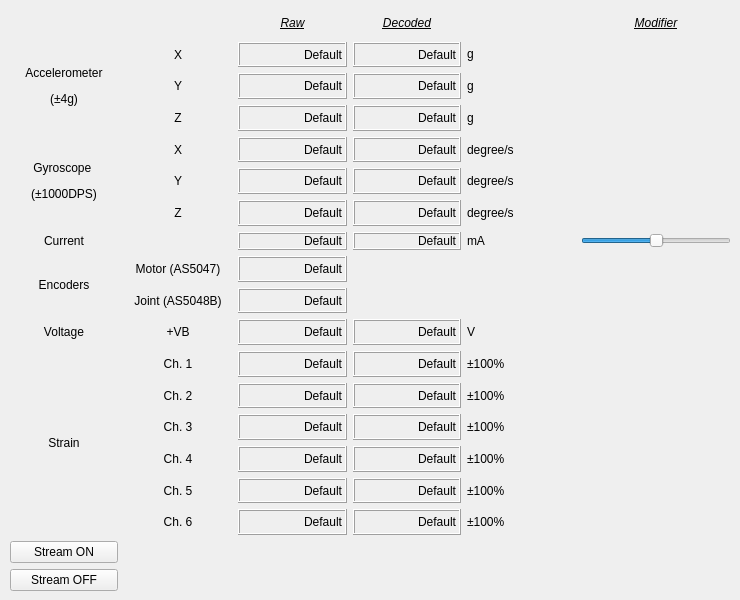
    <widget class="QWidget" name="tab_3">
     <attribute name="title">
      <string>RIC/NU Knee</string>
     </attribute>
     <widget class="QWidget" name="gridLayoutWidget_10">
      <property name="geometry">
       <rect>
        <x>10</x>
        <y>10</y>
        <width>721</width>
        <height>581</height>
       </rect>
      </property>
      <layout class="QGridLayout" name="gridLayout_11">
       <item row="11" column="1">
        <widget class="QLabel" name="label_84">
         <property name="layoutDirection">
          <enum>Qt::LeftToRight</enum>
         </property>
         <property name="text">
          <string>Ch. 1</string>
         </property>
         <property name="alignment">
          <set>Qt::AlignCenter</set>
         </property>
        </widget>
       </item>
       <item row="2" column="4">
        <widget class="QLabel" name="label_imu_a_y_2">
         <property name="text">
          <string>g</string>
         </property>
        </widget>
       </item>
       <item row="10" column="0">
        <widget class="QLabel" name="label_93">
         <property name="layoutDirection">
          <enum>Qt::LeftToRight</enum>
         </property>
         <property name="text">
          <string>Voltage</string>
         </property>
         <property name="alignment">
          <set>Qt::AlignCenter</set>
         </property>
        </widget>
       </item>
       <item row="1" column="4">
        <widget class="QLabel" name="label_imu_a_x_2">
         <property name="text">
          <string>&lt;html&gt;&lt;head/&gt;&lt;body&gt;&lt;p&gt;g&lt;/p&gt;&lt;/body&gt;&lt;/html&gt;</string>
         </property>
        </widget>
       </item>
       <item row="7" column="4">
        <widget class="QLabel" name="label_74">
         <property name="text">
          <string>mA</string>
         </property>
        </widget>
       </item>
       <item row="7" column="3">
        <widget class="QLabel" name="ricnu_current_d">
         <property name="autoFillBackground">
          <bool>false</bool>
         </property>
         <property name="frameShape">
          <enum>QFrame::Box</enum>
         </property>
         <property name="frameShadow">
          <enum>QFrame::Raised</enum>
         </property>
         <property name="lineWidth">
          <number>1</number>
         </property>
         <property name="text">
          <string>Default</string>
         </property>
         <property name="alignment">
          <set>Qt::AlignRight|Qt::AlignTrailing|Qt::AlignVCenter</set>
         </property>
        </widget>
       </item>
       <item row="1" column="0" rowspan="3">
        <widget class="QLabel" name="label_76">
         <property name="layoutDirection">
          <enum>Qt::LeftToRight</enum>
         </property>
         <property name="text">
          <string>&lt;html&gt;&lt;head/&gt;&lt;body&gt;&lt;p&gt;Accelerometer&lt;/p&gt;&lt;p&gt;(±4g)&lt;/p&gt;&lt;/body&gt;&lt;/html&gt;</string>
         </property>
         <property name="alignment">
          <set>Qt::AlignCenter</set>
         </property>
        </widget>
       </item>
       <item row="5" column="4">
        <widget class="QLabel" name="label_imu_g_y_2">
         <property name="text">
          <string>degree/s</string>
         </property>
        </widget>
       </item>
       <item row="4" column="0" rowspan="3">
        <widget class="QLabel" name="label_81">
         <property name="layoutDirection">
          <enum>Qt::LeftToRight</enum>
         </property>
         <property name="text">
          <string>&lt;html&gt;&lt;head/&gt;&lt;body&gt;&lt;p&gt;Gyroscope &lt;/p&gt;&lt;p&gt;(±1000DPS)&lt;/p&gt;&lt;/body&gt;&lt;/html&gt;</string>
         </property>
         <property name="alignment">
          <set>Qt::AlignCenter</set>
         </property>
        </widget>
       </item>
       <item row="4" column="1">
        <widget class="QLabel" name="label_80">
         <property name="text">
          <string>X</string>
         </property>
         <property name="alignment">
          <set>Qt::AlignCenter</set>
         </property>
        </widget>
       </item>
       <item row="1" column="1">
        <widget class="QLabel" name="label_82">
         <property name="text">
          <string>X</string>
         </property>
         <property name="alignment">
          <set>Qt::AlignCenter</set>
         </property>
        </widget>
       </item>
       <item row="2" column="1">
        <widget class="QLabel" name="label_83">
         <property name="text">
          <string>Y</string>
         </property>
         <property name="alignment">
          <set>Qt::AlignCenter</set>
         </property>
        </widget>
       </item>
       <item row="6" column="1">
        <widget class="QLabel" name="label_85">
         <property name="text">
          <string>Z</string>
         </property>
         <property name="alignment">
          <set>Qt::AlignCenter</set>
         </property>
        </widget>
       </item>
       <item row="7" column="0">
        <widget class="QLabel" name="label_87">
         <property name="layoutDirection">
          <enum>Qt::LeftToRight</enum>
         </property>
         <property name="text">
          <string>Current</string>
         </property>
         <property name="alignment">
          <set>Qt::AlignCenter</set>
         </property>
        </widget>
       </item>
       <item row="3" column="1">
        <widget class="QLabel" name="label_89">
         <property name="text">
          <string>Z</string>
         </property>
         <property name="alignment">
          <set>Qt::AlignCenter</set>
         </property>
        </widget>
       </item>
       <item row="5" column="1">
        <widget class="QLabel" name="label_88">
         <property name="text">
          <string>Y</string>
         </property>
         <property name="alignment">
          <set>Qt::AlignCenter</set>
         </property>
        </widget>
       </item>
       <item row="17" column="0">
        <widget class="QPushButton" name="stream_RICNU_ONbutton">
         <property name="text">
          <string>Stream ON</string>
         </property>
        </widget>
       </item>
       <item row="18" column="0">
        <widget class="QPushButton" name="stream_RICNU_OFFbutton">
         <property name="text">
          <string>Stream OFF</string>
         </property>
        </widget>
       </item>
       <item row="8" column="2">
        <widget class="QLabel" name="ricnu_enc_mot">
         <property name="autoFillBackground">
          <bool>false</bool>
         </property>
         <property name="frameShape">
          <enum>QFrame::Box</enum>
         </property>
         <property name="frameShadow">
          <enum>QFrame::Raised</enum>
         </property>
         <property name="lineWidth">
          <number>1</number>
         </property>
         <property name="text">
          <string>Default</string>
         </property>
         <property name="alignment">
          <set>Qt::AlignRight|Qt::AlignTrailing|Qt::AlignVCenter</set>
         </property>
        </widget>
       </item>
       <item row="1" column="2">
        <widget class="QLabel" name="ricnu_accx">
         <property name="autoFillBackground">
          <bool>false</bool>
         </property>
         <property name="frameShape">
          <enum>QFrame::Box</enum>
         </property>
         <property name="frameShadow">
          <enum>QFrame::Raised</enum>
         </property>
         <property name="lineWidth">
          <number>1</number>
         </property>
         <property name="text">
          <string>Default</string>
         </property>
         <property name="alignment">
          <set>Qt::AlignRight|Qt::AlignTrailing|Qt::AlignVCenter</set>
         </property>
        </widget>
       </item>
       <item row="2" column="2">
        <widget class="QLabel" name="ricnu_accy">
         <property name="autoFillBackground">
          <bool>false</bool>
         </property>
         <property name="frameShape">
          <enum>QFrame::Box</enum>
         </property>
         <property name="frameShadow">
          <enum>QFrame::Raised</enum>
         </property>
         <property name="lineWidth">
          <number>1</number>
         </property>
         <property name="text">
          <string>Default</string>
         </property>
         <property name="alignment">
          <set>Qt::AlignRight|Qt::AlignTrailing|Qt::AlignVCenter</set>
         </property>
        </widget>
       </item>
       <item row="3" column="2">
        <widget class="QLabel" name="ricnu_accz">
         <property name="autoFillBackground">
          <bool>false</bool>
         </property>
         <property name="frameShape">
          <enum>QFrame::Box</enum>
         </property>
         <property name="frameShadow">
          <enum>QFrame::Raised</enum>
         </property>
         <property name="lineWidth">
          <number>1</number>
         </property>
         <property name="text">
          <string>Default</string>
         </property>
         <property name="alignment">
          <set>Qt::AlignRight|Qt::AlignTrailing|Qt::AlignVCenter</set>
         </property>
        </widget>
       </item>
       <item row="9" column="2">
        <widget class="QLabel" name="ricnu_enc_joint">
         <property name="autoFillBackground">
          <bool>false</bool>
         </property>
         <property name="frameShape">
          <enum>QFrame::Box</enum>
         </property>
         <property name="frameShadow">
          <enum>QFrame::Raised</enum>
         </property>
         <property name="lineWidth">
          <number>1</number>
         </property>
         <property name="text">
          <string>Default</string>
         </property>
         <property name="alignment">
          <set>Qt::AlignRight|Qt::AlignTrailing|Qt::AlignVCenter</set>
         </property>
        </widget>
       </item>
       <item row="4" column="2">
        <widget class="QLabel" name="ricnu_gyrox">
         <property name="autoFillBackground">
          <bool>false</bool>
         </property>
         <property name="frameShape">
          <enum>QFrame::Box</enum>
         </property>
         <property name="frameShadow">
          <enum>QFrame::Raised</enum>
         </property>
         <property name="lineWidth">
          <number>1</number>
         </property>
         <property name="text">
          <string>Default</string>
         </property>
         <property name="alignment">
          <set>Qt::AlignRight|Qt::AlignTrailing|Qt::AlignVCenter</set>
         </property>
        </widget>
       </item>
       <item row="5" column="2">
        <widget class="QLabel" name="ricnu_gyroy">
         <property name="autoFillBackground">
          <bool>false</bool>
         </property>
         <property name="frameShape">
          <enum>QFrame::Box</enum>
         </property>
         <property name="frameShadow">
          <enum>QFrame::Raised</enum>
         </property>
         <property name="lineWidth">
          <number>1</number>
         </property>
         <property name="text">
          <string>Default</string>
         </property>
         <property name="alignment">
          <set>Qt::AlignRight|Qt::AlignTrailing|Qt::AlignVCenter</set>
         </property>
        </widget>
       </item>
       <item row="6" column="2">
        <widget class="QLabel" name="ricnu_gyroz">
         <property name="autoFillBackground">
          <bool>false</bool>
         </property>
         <property name="frameShape">
          <enum>QFrame::Box</enum>
         </property>
         <property name="frameShadow">
          <enum>QFrame::Raised</enum>
         </property>
         <property name="lineWidth">
          <number>1</number>
         </property>
         <property name="text">
          <string>Default</string>
         </property>
         <property name="alignment">
          <set>Qt::AlignRight|Qt::AlignTrailing|Qt::AlignVCenter</set>
         </property>
        </widget>
       </item>
       <item row="6" column="3">
        <widget class="QLabel" name="ricnu_gyroz_d">
         <property name="autoFillBackground">
          <bool>false</bool>
         </property>
         <property name="frameShape">
          <enum>QFrame::Box</enum>
         </property>
         <property name="frameShadow">
          <enum>QFrame::Raised</enum>
         </property>
         <property name="lineWidth">
          <number>1</number>
         </property>
         <property name="text">
          <string>Default</string>
         </property>
         <property name="alignment">
          <set>Qt::AlignRight|Qt::AlignTrailing|Qt::AlignVCenter</set>
         </property>
        </widget>
       </item>
       <item row="7" column="2">
        <widget class="QLabel" name="ricnu_current">
         <property name="autoFillBackground">
          <bool>false</bool>
         </property>
         <property name="frameShape">
          <enum>QFrame::Box</enum>
         </property>
         <property name="frameShadow">
          <enum>QFrame::Raised</enum>
         </property>
         <property name="lineWidth">
          <number>1</number>
         </property>
         <property name="text">
          <string>Default</string>
         </property>
         <property name="alignment">
          <set>Qt::AlignRight|Qt::AlignTrailing|Qt::AlignVCenter</set>
         </property>
        </widget>
       </item>
       <item row="2" column="3">
        <widget class="QLabel" name="ricnu_accy_d">
         <property name="autoFillBackground">
          <bool>false</bool>
         </property>
         <property name="frameShape">
          <enum>QFrame::Box</enum>
         </property>
         <property name="frameShadow">
          <enum>QFrame::Raised</enum>
         </property>
         <property name="lineWidth">
          <number>1</number>
         </property>
         <property name="text">
          <string>Default</string>
         </property>
         <property name="alignment">
          <set>Qt::AlignRight|Qt::AlignTrailing|Qt::AlignVCenter</set>
         </property>
        </widget>
       </item>
       <item row="1" column="3">
        <widget class="QLabel" name="ricnu_accx_d">
         <property name="autoFillBackground">
          <bool>false</bool>
         </property>
         <property name="frameShape">
          <enum>QFrame::Box</enum>
         </property>
         <property name="frameShadow">
          <enum>QFrame::Raised</enum>
         </property>
         <property name="lineWidth">
          <number>1</number>
         </property>
         <property name="text">
          <string>Default</string>
         </property>
         <property name="alignment">
          <set>Qt::AlignRight|Qt::AlignTrailing|Qt::AlignVCenter</set>
         </property>
        </widget>
       </item>
       <item row="4" column="3">
        <widget class="QLabel" name="ricnu_gyrox_d">
         <property name="autoFillBackground">
          <bool>false</bool>
         </property>
         <property name="frameShape">
          <enum>QFrame::Box</enum>
         </property>
         <property name="frameShadow">
          <enum>QFrame::Raised</enum>
         </property>
         <property name="lineWidth">
          <number>1</number>
         </property>
         <property name="text">
          <string>Default</string>
         </property>
         <property name="alignment">
          <set>Qt::AlignRight|Qt::AlignTrailing|Qt::AlignVCenter</set>
         </property>
        </widget>
       </item>
       <item row="10" column="4">
        <widget class="QLabel" name="label_91">
         <property name="text">
          <string>V</string>
         </property>
        </widget>
       </item>
       <item row="3" column="3">
        <widget class="QLabel" name="ricnu_accz_d">
         <property name="autoFillBackground">
          <bool>false</bool>
         </property>
         <property name="frameShape">
          <enum>QFrame::Box</enum>
         </property>
         <property name="frameShadow">
          <enum>QFrame::Raised</enum>
         </property>
         <property name="lineWidth">
          <number>1</number>
         </property>
         <property name="text">
          <string>Default</string>
         </property>
         <property name="alignment">
          <set>Qt::AlignRight|Qt::AlignTrailing|Qt::AlignVCenter</set>
         </property>
        </widget>
       </item>
       <item row="4" column="4">
        <widget class="QLabel" name="label_imu_g_x_2">
         <property name="text">
          <string>degree/s</string>
         </property>
        </widget>
       </item>
       <item row="6" column="4">
        <widget class="QLabel" name="label_imu_g_z_2">
         <property name="text">
          <string>degree/s</string>
         </property>
        </widget>
       </item>
       <item row="10" column="1">
        <widget class="QLabel" name="label_92">
         <property name="layoutDirection">
          <enum>Qt::LeftToRight</enum>
         </property>
         <property name="text">
          <string>+VB</string>
         </property>
         <property name="alignment">
          <set>Qt::AlignCenter</set>
         </property>
        </widget>
       </item>
       <item row="0" column="2">
        <widget class="QLabel" name="label_94">
         <property name="text">
          <string>&lt;html&gt;&lt;head/&gt;&lt;body&gt;&lt;p&gt;&lt;span style=&quot; font-style:italic; text-decoration: underline;&quot;&gt;Raw&lt;/span&gt;&lt;/p&gt;&lt;/body&gt;&lt;/html&gt;</string>
         </property>
         <property name="alignment">
          <set>Qt::AlignCenter</set>
         </property>
        </widget>
       </item>
       <item row="5" column="3">
        <widget class="QLabel" name="ricnu_gyroy_d">
         <property name="autoFillBackground">
          <bool>false</bool>
         </property>
         <property name="frameShape">
          <enum>QFrame::Box</enum>
         </property>
         <property name="frameShadow">
          <enum>QFrame::Raised</enum>
         </property>
         <property name="lineWidth">
          <number>1</number>
         </property>
         <property name="text">
          <string>Default</string>
         </property>
         <property name="alignment">
          <set>Qt::AlignRight|Qt::AlignTrailing|Qt::AlignVCenter</set>
         </property>
        </widget>
       </item>
       <item row="3" column="4">
        <widget class="QLabel" name="label_imu_a_z_2">
         <property name="text">
          <string>g</string>
         </property>
        </widget>
       </item>
       <item row="10" column="2">
        <widget class="QLabel" name="ricnu_vb">
         <property name="autoFillBackground">
          <bool>false</bool>
         </property>
         <property name="frameShape">
          <enum>QFrame::Box</enum>
         </property>
         <property name="frameShadow">
          <enum>QFrame::Raised</enum>
         </property>
         <property name="lineWidth">
          <number>1</number>
         </property>
         <property name="text">
          <string>Default</string>
         </property>
         <property name="alignment">
          <set>Qt::AlignRight|Qt::AlignTrailing|Qt::AlignVCenter</set>
         </property>
        </widget>
       </item>
       <item row="10" column="3">
        <widget class="QLabel" name="ricnu_vb_d">
         <property name="autoFillBackground">
          <bool>false</bool>
         </property>
         <property name="frameShape">
          <enum>QFrame::Box</enum>
         </property>
         <property name="frameShadow">
          <enum>QFrame::Raised</enum>
         </property>
         <property name="lineWidth">
          <number>1</number>
         </property>
         <property name="text">
          <string>Default</string>
         </property>
         <property name="alignment">
          <set>Qt::AlignRight|Qt::AlignTrailing|Qt::AlignVCenter</set>
         </property>
        </widget>
       </item>
       <item row="7" column="5">
        <widget class="QSlider" name="horizontalSlider_current_zero_2">
         <property name="sizePolicy">
          <sizepolicy hsizetype="Fixed" vsizetype="Fixed">
           <horstretch>0</horstretch>
           <verstretch>0</verstretch>
          </sizepolicy>
         </property>
         <property name="minimumSize">
          <size>
           <width>150</width>
           <height>0</height>
          </size>
         </property>
         <property name="minimum">
          <number>-125</number>
         </property>
         <property name="maximum">
          <number>125</number>
         </property>
         <property name="orientation">
          <enum>Qt::Horizontal</enum>
         </property>
        </widget>
       </item>
       <item row="0" column="3">
        <widget class="QLabel" name="label_99">
         <property name="text">
          <string>&lt;html&gt;&lt;head/&gt;&lt;body&gt;&lt;p&gt;&lt;span style=&quot; font-style:italic; text-decoration: underline;&quot;&gt;Decoded&lt;/span&gt;&lt;/p&gt;&lt;/body&gt;&lt;/html&gt;</string>
         </property>
         <property name="alignment">
          <set>Qt::AlignCenter</set>
         </property>
        </widget>
       </item>
       <item row="0" column="5">
        <widget class="QLabel" name="label_100">
         <property name="text">
          <string>&lt;html&gt;&lt;head/&gt;&lt;body&gt;&lt;p&gt;&lt;span style=&quot; font-style:italic; text-decoration: underline;&quot;&gt;Modifier&lt;/span&gt;&lt;/p&gt;&lt;/body&gt;&lt;/html&gt;</string>
         </property>
         <property name="alignment">
          <set>Qt::AlignCenter</set>
         </property>
        </widget>
       </item>
       <item row="8" column="1">
        <widget class="QLabel" name="label_95">
         <property name="layoutDirection">
          <enum>Qt::LeftToRight</enum>
         </property>
         <property name="text">
          <string>Motor (AS5047)</string>
         </property>
         <property name="alignment">
          <set>Qt::AlignCenter</set>
         </property>
        </widget>
       </item>
       <item row="9" column="1">
        <widget class="QLabel" name="label_96">
         <property name="layoutDirection">
          <enum>Qt::LeftToRight</enum>
         </property>
         <property name="text">
          <string>Joint (AS5048B)</string>
         </property>
         <property name="alignment">
          <set>Qt::AlignCenter</set>
         </property>
        </widget>
       </item>
       <item row="8" column="0" rowspan="2">
        <widget class="QLabel" name="label_78">
         <property name="layoutDirection">
          <enum>Qt::LeftToRight</enum>
         </property>
         <property name="text">
          <string>Encoders</string>
         </property>
         <property name="alignment">
          <set>Qt::AlignCenter</set>
         </property>
        </widget>
       </item>
       <item row="14" column="1">
        <widget class="QLabel" name="label_77">
         <property name="layoutDirection">
          <enum>Qt::LeftToRight</enum>
         </property>
         <property name="text">
          <string>Ch. 4</string>
         </property>
         <property name="alignment">
          <set>Qt::AlignCenter</set>
         </property>
        </widget>
       </item>
       <item row="12" column="1">
        <widget class="QLabel" name="label_75">
         <property name="layoutDirection">
          <enum>Qt::LeftToRight</enum>
         </property>
         <property name="text">
          <string>Ch. 2</string>
         </property>
         <property name="alignment">
          <set>Qt::AlignCenter</set>
         </property>
        </widget>
       </item>
       <item row="13" column="1">
        <widget class="QLabel" name="label_86">
         <property name="layoutDirection">
          <enum>Qt::LeftToRight</enum>
         </property>
         <property name="text">
          <string>Ch. 3</string>
         </property>
         <property name="alignment">
          <set>Qt::AlignCenter</set>
         </property>
        </widget>
       </item>
       <item row="15" column="1">
        <widget class="QLabel" name="label_79">
         <property name="layoutDirection">
          <enum>Qt::LeftToRight</enum>
         </property>
         <property name="text">
          <string>Ch. 5</string>
         </property>
         <property name="alignment">
          <set>Qt::AlignCenter</set>
         </property>
        </widget>
       </item>
       <item row="16" column="1">
        <widget class="QLabel" name="label_73">
         <property name="layoutDirection">
          <enum>Qt::LeftToRight</enum>
         </property>
         <property name="text">
          <string>Ch. 6</string>
         </property>
         <property name="alignment">
          <set>Qt::AlignCenter</set>
         </property>
        </widget>
       </item>
       <item row="11" column="0" rowspan="6">
        <widget class="QLabel" name="label_97">
         <property name="layoutDirection">
          <enum>Qt::LeftToRight</enum>
         </property>
         <property name="text">
          <string>Strain</string>
         </property>
         <property name="alignment">
          <set>Qt::AlignCenter</set>
         </property>
        </widget>
       </item>
       <item row="11" column="2">
        <widget class="QLabel" name="ricnu_strain_ch1">
         <property name="autoFillBackground">
          <bool>false</bool>
         </property>
         <property name="frameShape">
          <enum>QFrame::Box</enum>
         </property>
         <property name="frameShadow">
          <enum>QFrame::Raised</enum>
         </property>
         <property name="lineWidth">
          <number>1</number>
         </property>
         <property name="text">
          <string>Default</string>
         </property>
         <property name="alignment">
          <set>Qt::AlignRight|Qt::AlignTrailing|Qt::AlignVCenter</set>
         </property>
        </widget>
       </item>
       <item row="11" column="3">
        <widget class="QLabel" name="ricnu_strain_ch1_d">
         <property name="autoFillBackground">
          <bool>false</bool>
         </property>
         <property name="frameShape">
          <enum>QFrame::Box</enum>
         </property>
         <property name="frameShadow">
          <enum>QFrame::Raised</enum>
         </property>
         <property name="lineWidth">
          <number>1</number>
         </property>
         <property name="text">
          <string>Default</string>
         </property>
         <property name="alignment">
          <set>Qt::AlignRight|Qt::AlignTrailing|Qt::AlignVCenter</set>
         </property>
        </widget>
       </item>
       <item row="12" column="2">
        <widget class="QLabel" name="ricnu_strain_ch2">
         <property name="autoFillBackground">
          <bool>false</bool>
         </property>
         <property name="frameShape">
          <enum>QFrame::Box</enum>
         </property>
         <property name="frameShadow">
          <enum>QFrame::Raised</enum>
         </property>
         <property name="lineWidth">
          <number>1</number>
         </property>
         <property name="text">
          <string>Default</string>
         </property>
         <property name="alignment">
          <set>Qt::AlignRight|Qt::AlignTrailing|Qt::AlignVCenter</set>
         </property>
        </widget>
       </item>
       <item row="12" column="3">
        <widget class="QLabel" name="ricnu_strain_ch2_d">
         <property name="autoFillBackground">
          <bool>false</bool>
         </property>
         <property name="frameShape">
          <enum>QFrame::Box</enum>
         </property>
         <property name="frameShadow">
          <enum>QFrame::Raised</enum>
         </property>
         <property name="lineWidth">
          <number>1</number>
         </property>
         <property name="text">
          <string>Default</string>
         </property>
         <property name="alignment">
          <set>Qt::AlignRight|Qt::AlignTrailing|Qt::AlignVCenter</set>
         </property>
        </widget>
       </item>
       <item row="13" column="2">
        <widget class="QLabel" name="ricnu_strain_ch3">
         <property name="autoFillBackground">
          <bool>false</bool>
         </property>
         <property name="frameShape">
          <enum>QFrame::Box</enum>
         </property>
         <property name="frameShadow">
          <enum>QFrame::Raised</enum>
         </property>
         <property name="lineWidth">
          <number>1</number>
         </property>
         <property name="text">
          <string>Default</string>
         </property>
         <property name="alignment">
          <set>Qt::AlignRight|Qt::AlignTrailing|Qt::AlignVCenter</set>
         </property>
        </widget>
       </item>
       <item row="13" column="3">
        <widget class="QLabel" name="ricnu_strain_ch3_d">
         <property name="autoFillBackground">
          <bool>false</bool>
         </property>
         <property name="frameShape">
          <enum>QFrame::Box</enum>
         </property>
         <property name="frameShadow">
          <enum>QFrame::Raised</enum>
         </property>
         <property name="lineWidth">
          <number>1</number>
         </property>
         <property name="text">
          <string>Default</string>
         </property>
         <property name="alignment">
          <set>Qt::AlignRight|Qt::AlignTrailing|Qt::AlignVCenter</set>
         </property>
        </widget>
       </item>
       <item row="14" column="2">
        <widget class="QLabel" name="ricnu_strain_ch4">
         <property name="autoFillBackground">
          <bool>false</bool>
         </property>
         <property name="frameShape">
          <enum>QFrame::Box</enum>
         </property>
         <property name="frameShadow">
          <enum>QFrame::Raised</enum>
         </property>
         <property name="lineWidth">
          <number>1</number>
         </property>
         <property name="text">
          <string>Default</string>
         </property>
         <property name="alignment">
          <set>Qt::AlignRight|Qt::AlignTrailing|Qt::AlignVCenter</set>
         </property>
        </widget>
       </item>
       <item row="14" column="3">
        <widget class="QLabel" name="ricnu_strain_ch4_d">
         <property name="autoFillBackground">
          <bool>false</bool>
         </property>
         <property name="frameShape">
          <enum>QFrame::Box</enum>
         </property>
         <property name="frameShadow">
          <enum>QFrame::Raised</enum>
         </property>
         <property name="lineWidth">
          <number>1</number>
         </property>
         <property name="text">
          <string>Default</string>
         </property>
         <property name="alignment">
          <set>Qt::AlignRight|Qt::AlignTrailing|Qt::AlignVCenter</set>
         </property>
        </widget>
       </item>
       <item row="15" column="2">
        <widget class="QLabel" name="ricnu_strain_ch5">
         <property name="autoFillBackground">
          <bool>false</bool>
         </property>
         <property name="frameShape">
          <enum>QFrame::Box</enum>
         </property>
         <property name="frameShadow">
          <enum>QFrame::Raised</enum>
         </property>
         <property name="lineWidth">
          <number>1</number>
         </property>
         <property name="text">
          <string>Default</string>
         </property>
         <property name="alignment">
          <set>Qt::AlignRight|Qt::AlignTrailing|Qt::AlignVCenter</set>
         </property>
        </widget>
       </item>
       <item row="15" column="3">
        <widget class="QLabel" name="ricnu_strain_ch5_d">
         <property name="autoFillBackground">
          <bool>false</bool>
         </property>
         <property name="frameShape">
          <enum>QFrame::Box</enum>
         </property>
         <property name="frameShadow">
          <enum>QFrame::Raised</enum>
         </property>
         <property name="lineWidth">
          <number>1</number>
         </property>
         <property name="text">
          <string>Default</string>
         </property>
         <property name="alignment">
          <set>Qt::AlignRight|Qt::AlignTrailing|Qt::AlignVCenter</set>
         </property>
        </widget>
       </item>
       <item row="16" column="2">
        <widget class="QLabel" name="ricnu_strain_ch6">
         <property name="autoFillBackground">
          <bool>false</bool>
         </property>
         <property name="frameShape">
          <enum>QFrame::Box</enum>
         </property>
         <property name="frameShadow">
          <enum>QFrame::Raised</enum>
         </property>
         <property name="lineWidth">
          <number>1</number>
         </property>
         <property name="text">
          <string>Default</string>
         </property>
         <property name="alignment">
          <set>Qt::AlignRight|Qt::AlignTrailing|Qt::AlignVCenter</set>
         </property>
        </widget>
       </item>
       <item row="16" column="3">
        <widget class="QLabel" name="ricnu_strain_ch6_d">
         <property name="autoFillBackground">
          <bool>false</bool>
         </property>
         <property name="frameShape">
          <enum>QFrame::Box</enum>
         </property>
         <property name="frameShadow">
          <enum>QFrame::Raised</enum>
         </property>
         <property name="lineWidth">
          <number>1</number>
         </property>
         <property name="text">
          <string>Default</string>
         </property>
         <property name="alignment">
          <set>Qt::AlignRight|Qt::AlignTrailing|Qt::AlignVCenter</set>
         </property>
        </widget>
       </item>
       <item row="11" column="4">
        <widget class="QLabel" name="label_90">
         <property name="text">
          <string>±100%</string>
         </property>
        </widget>
       </item>
       <item row="12" column="4">
        <widget class="QLabel" name="label_98">
         <property name="text">
          <string>±100%</string>
         </property>
        </widget>
       </item>
       <item row="13" column="4">
        <widget class="QLabel" name="label_101">
         <property name="text">
          <string>±100%</string>
         </property>
        </widget>
       </item>
       <item row="14" column="4">
        <widget class="QLabel" name="label_102">
         <property name="text">
          <string>±100%</string>
         </property>
        </widget>
       </item>
       <item row="15" column="4">
        <widget class="QLabel" name="label_103">
         <property name="text">
          <string>±100%</string>
         </property>
        </widget>
       </item>
       <item row="16" column="4">
        <widget class="QLabel" name="label_104">
         <property name="text">
          <string>±100%</string>
         </property>
        </widget>
       </item>
      </layout>
     </widget>
    </widget>
